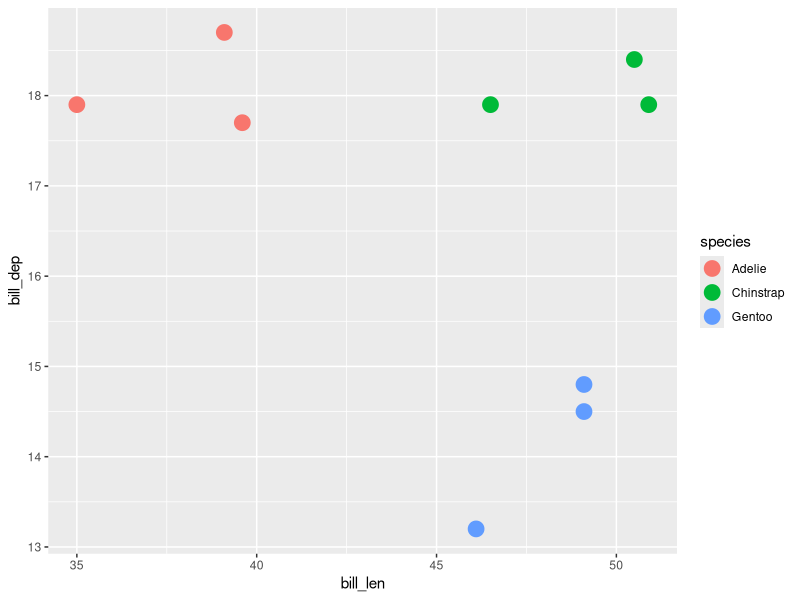
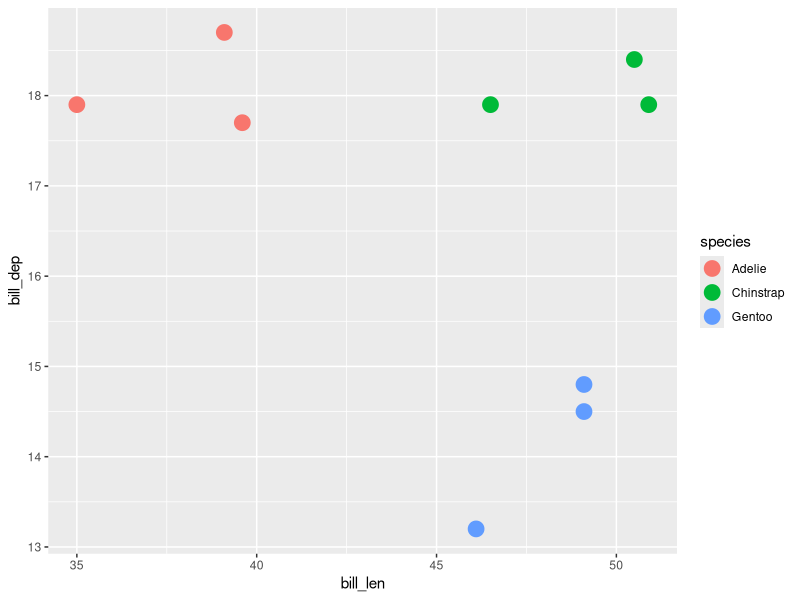

Here is the R script that generated these plots, in order: (Note: this script raises an error after producing the figures.)
## ---- chunk 1
#| label: pkgs
#| output: false
library(dplyr)
library(tidyr)
## ---- chunk 2
example <- data.frame(
  species = c("gentoo", "chinstrap", "adelie"),
  year = c(2007, 2008, 2009),
  bill_len = c(44.2, 43.5, 58.6),
  bill_dep = c(13.1,17.15, 21.5)
)

example
## ---- chunk 3
tibble(
  species = c("gentoo", "chinstrap", "adelie"),
  year = c(2007, 2008, 2009),
  bill_len = c(44.2, 43.5, 58.6),
  bill_dep = c(13.1,17.15, 21.5)
)
## ---- chunk 4
tibble::tribble(
  ~species,     ~year, ~bill_len, ~bill_dep,
   "gentoo",    2007,   44.2,      13.1,
   "chinstrap", 2008,   43.5,      17.15,
   "adelie",     2009,   58.6,      21.5
)
## ---- chunk 5
#| echo: false
pen_short <- penguins |> 
        as_tibble() |> 
        select(species, year, bill_len, bill_dep) |> 
        drop_na() |> 
        group_by(species, year) |> 
        slice(1) |> 
        ungroup()
## ---- chunk 6
pen_short
## ---- chunk 7
library(ggplot2)
ggplot(pen_short,
       aes(x = bill_len,
           y = bill_dep,
           colour = species)) + 
        geom_point(size = 5)
## ---- chunk 8
#| echo: false
pen_long_bill <- pen_short |> 
        pivot_longer(
                cols = c(bill_len, bill_dep),
                names_to = "bill_variable",
                values_to = "measurement"
        )
pen_long_bill
## ---- chunk 9
#| echo: false
pen_two_val <- pen_short |> 
        mutate(bill_ratio = paste0(bill_len,"/",bill_dep)) |> 
        select(-bill_len,
               -bill_dep)

pen_two_val
## ---- chunk 10
#| echo: false
# bill_dep
pen_year_bill_dep <- pen_short |> 
        select(-bill_len) |> 
        pivot_wider(
                names_from = year,
                values_from = bill_dep
        )

pen_year_bill_dep

# bill_len
pen_year_bill_len <- pen_short |> 
        select(-bill_dep) |> 
        pivot_wider(
                names_from = year,
                values_from = bill_len
        )

pen_year_bill_len
## ---- chunk 11
pen_short
## ---- chunk 12
library(ggplot2)
ggplot(pen_short,
       aes(x = bill_len,
           y = bill_dep,
           colour = species)) + 
        geom_point(size = 5)
## ---- chunk 13
pen_long_bill
## ---- chunk 14
pen_two_val
## ---- chunk 15
pen_year_bill_len
## ---- chunk 16
pen_short
## ---- chunk 17
pen_short
## ---- chunk 18
pen_long_bill
## ---- chunk 19
pen_long_bill |> 
        pivot_wider(
                names_from = bill_variable,
                values_from = measurement
        )
## ---- chunk 20
hi_score <- tibble::tribble(
  ~score, ~variable, ~values,
  11000,  "game",    "pacman",
  11000,  "person",  "James",
  9100,   "game",    "asteroids",
  9100,   "person",  "James",
  18000,  "game",    "pacman",
  18000,  "person",  "Sarida",
  1200,   "game",    "asteroids",
  1200,   "person",  "Sarida",
)

hi_score
## ---- chunk 21
hi_score |> 
        pivot_wider(
                names_from = variable,
                values_from = values
        ) |> 
        # use dplyr::relocate
        relocate(
                person, game, score
        )
## ---- chunk 22
fish_encounters
## ---- chunk 23
fish_encounters |> 
        pivot_wider(
                names_from = station,
                values_from = seen
        )
## ---- chunk 24
fish_encounters |> 
        pivot_wider(
                names_from = station,
                values_from = seen,
                values_fill = 0
        )
## ---- chunk 25
pen_year_bill_dep
## ---- chunk 26
pen_year_bill_dep |> 
        pivot_longer(
                cols = c(`2007`, `2008`, `2009`),
                names_to = "year",
                values_to = "bill_dep"
        )
## ---- chunk 27
pen_year_bill_dep |> 
        pivot_longer(
                cols = -species,
                names_to = "year",
                values_to = "bill_dep"
        )
## ---- chunk 28
pen_year_bill_dep |> 
        pivot_longer(
                cols = `2007`:`2009`,
                names_to = "year",
                values_to = "bill_dep"
        )
## ---- chunk 29
#| error: true
pen_year_bill_dep |> 
        pivot_longer(
                cols = c(2007, 2008, 2009),
                names_to = "year",
                values_to = "bill_dep"
        )
## ---- chunk 30
relig_income
## ---- chunk 31
pen_two_val |> 
        separate_wider_delim(
                cols = bill_ratio,
                delim = "/",
                names = c("bill_dep", "bill_len")
                )

## ---- chunk 32
us_rent_income
